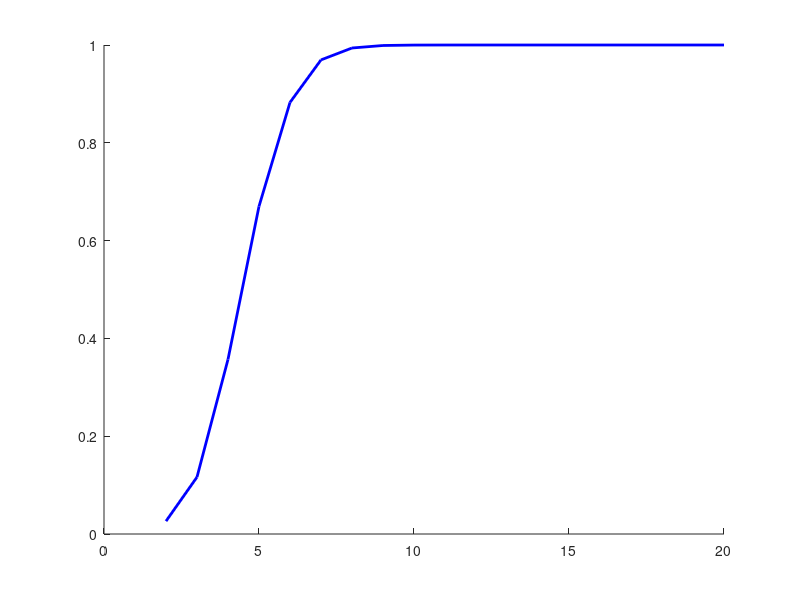

The MATLAB script that drew this image: (Note: this script raises an error after producing the figure.)


%% Estimate the sample sizes needed for proper power?
clear; clc

alpha_level = 0.05; % significance level (~p-value)
power = 0.80;       % Desired power
testType = 't';    % Single-sided T-Test
PN_SR = 100; % ~PN spike rate 100Hz ORN spike rate in intact flies
PN_std = 15; % estimated STD for the PN spike rate
PN_noLN = 140; % ~PN spike rate for 100Hz ORN when lateral inhibition is removed from antennal segmentation
% allow for multiple comparisons corrections later
numComparisons = 9;
alphaPerTest = alpha_level / numComparisons;


% Function call to compute the required sample size per group
n = sampsizepwr(testType, [PN_SR PN_std], PN_noLN, power,[],'Alpha', alphaPerTest);

% Display the result
fprintf('Required sample size per group: %d\n', ceil(n));


% plot the power over different sample sizes
nn = 1:20;
pwrout = sampsizepwr(testType, [PN_SR PN_std], PN_noLN, [],nn,'Alpha', alphaPerTest);

fig = figure; hold on
plot(nn,pwrout,'b-','linewidth', 2)
h_line(0.8,'r',':')
v_line(n,'r', ':')
title(['Power versus Sample Size with ' num2str(numComparisons) ' comparisons'])
xlabel('Sample Size')
ylabel('Power')
formatFig(fig, false);


%% Estimate the sample sizes needed for proper power?
clear; clc

alpha_level = 0.05; % significance level (~p-value)
power = 0.80;       % Desired power
testType = 't';    % Single-sided T-Test
PN_SR = 60; % ~PN spike rate 100Hz ORN spike rate in intact flies
PN_std = 7; % estimated STD for the PN spike rate
PN_noLN = 80; % ~PN spike rate for 100Hz ORN when lateral inhibition is removed from antennal segmentation
% allow for multiple comparisons corrections later
numComparisons = 9;
alphaPerTest = alpha_level / numComparisons;


% Function call to compute the required sample size per group
n = sampsizepwr(testType, [PN_SR PN_std], PN_noLN, power,[],'Alpha', alphaPerTest);

% Display the result
fprintf('Required sample size per group: %d\n', ceil(n));


% plot the power over different sample sizes
nn = 1:20;
pwrout = sampsizepwr(testType, [PN_SR PN_std], PN_noLN, [],nn,'Alpha', alphaPerTest);

fig = figure; hold on
plot(nn,pwrout,'Color', Color('green'),'linewidth', 2)
h_line(0.8,'r',':')
v_line(n,'r', ':')
% title(['Power versus Sample Size with ' num2str(numComparisons) ' comparisons'])
xlabel('Sample Size')
ylabel('Power')
formatFig(fig, false);









